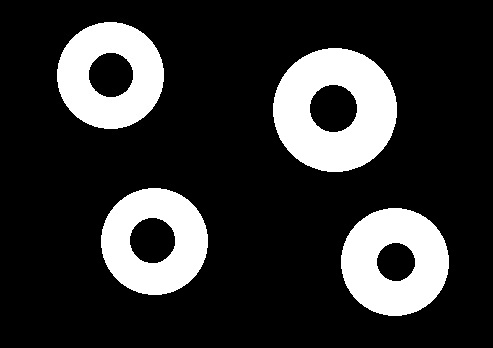
#> input picture circle3.jpg, 493 x 348 px
$ python q1.py
#> lines starting #> are read from the running program, lines starting #| are printed output that depends on the picture; after the words box and inside, x2 and y2 are one past the last pixel; in counts of white or black regions, pixels touching at a corner belong together
import cv2
import numpy as np

image = cv2.imread('circle3.jpg', cv2.IMREAD_GRAYSCALE)
#> image is the input picture: shape (348, 493); min 0, max 255, mean 49.4

# Threshold  image to get binary image
_, binary_image = cv2.threshold(image, 127, 255, cv2.THRESH_BINARY)
#> binary_image: shape (348, 493); 19.4% white; 4 white regions, box (x1, y1, x2, y2) and area: (273, 48, 397, 172) 10327, (341, 208, 449, 316) 8039, (57, 22, 164, 129) 7461, (101, 188, 208, 295) 7393

# Invert  binary image
binary_image_not = cv2.bitwise_not(binary_image)
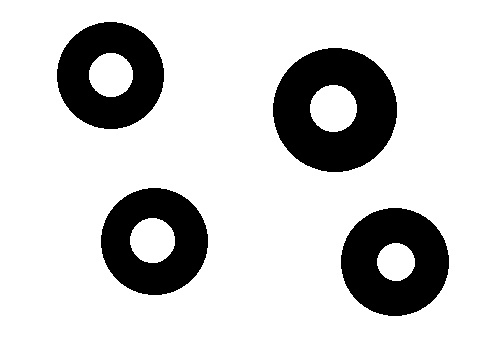
#> binary_image_not: shape (348, 493); 80.6% white; 4 black regions, box (x1, y1, x2, y2) and area: (273, 48, 397, 172) 10327, (341, 208, 449, 316) 8039, (57, 22, 164, 129) 7461, (101, 188, 208, 295) 7393

#  morphological opening
kernel = np.ones((35, 35), np.uint8)
opened_image = cv2.morphologyEx(binary_image_not, cv2.MORPH_OPEN, kernel)
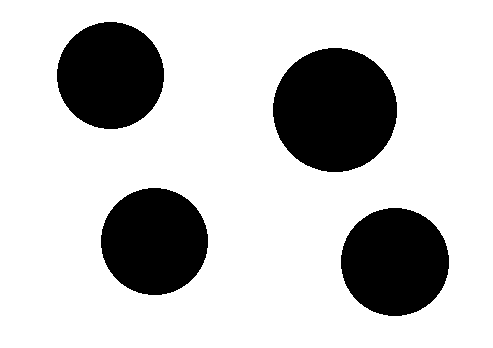
#> opened_image: shape (348, 493); 77.2% white; 4 black regions, box (x1, y1, x2, y2) and area: (273, 48, 397, 172) 12062, (341, 208, 449, 316) 9165, (57, 22, 164, 129) 8982, (101, 188, 208, 295) 8982

# Invert opened image
opened_image = cv2.bitwise_not(opened_image)
cv2.imshow('part b', opened_image)

# get centers of eachring
ring_centers = cv2.bitwise_xor(binary_image, opened_image)
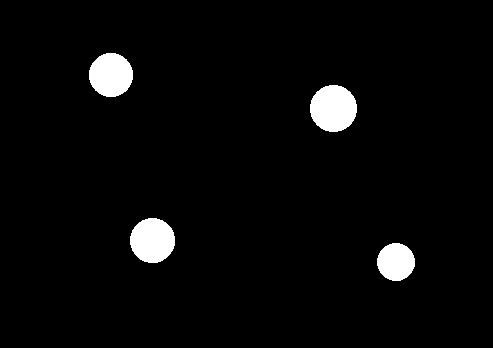
#> ring_centers: shape (348, 493); 3.5% white; 4 white regions, box (x1, y1, x2, y2) and area: (310, 85, 357, 132) 1735, (130, 218, 175, 263) 1589, (89, 53, 133, 97) 1521, (377, 243, 415, 281) 1126

# make rings smaller to get centroid
erosion_kernel = cv2.getStructuringElement(cv2.MORPH_ELLIPSE, (30, 30))
ring_centers = cv2.erode(ring_centers, erosion_kernel, iterations=1)
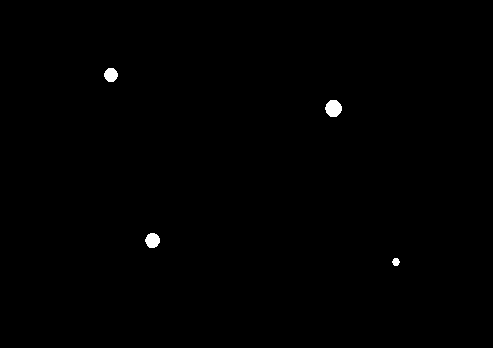
#> ring_centers: shape (348, 493); 0.35% white; 4 white regions, box (x1, y1, x2, y2) and area: (325, 100, 342, 117) 223, (145, 233, 160, 248) 173, (104, 68, 118, 82) 152, (392, 258, 400, 266) 48

# get centroid in red
red_image = cv2.cvtColor(ring_centers, cv2.COLOR_GRAY2BGR)
for i in range(ring_centers.shape[0]):
    for j in range(ring_centers.shape[1]):
        if ring_centers[i, j] > 150:
            red_image[i, j] = [0, 0, 255]  # Red color in BGR format
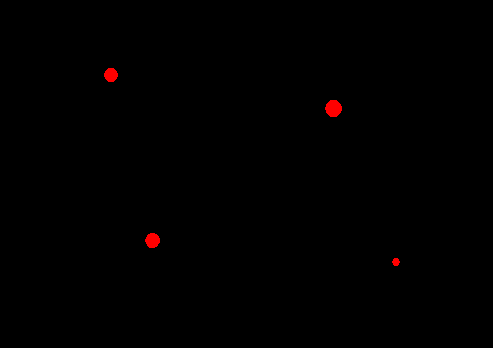
#> red_image: shape (348, 493, 3); mean B, G, R 0, 0, 0.9

# place red marks on original
result_image = cv2.cvtColor(image, cv2.COLOR_GRAY2BGR)
for i in range(red_image.shape[0]):
    for j in range(red_image.shape[1]):
        if (red_image[i, j] == [0, 0, 255]).all():
            # Set the pixel to red
            result_image[i, j] = [0, 0, 255]  # Red color in BGR format
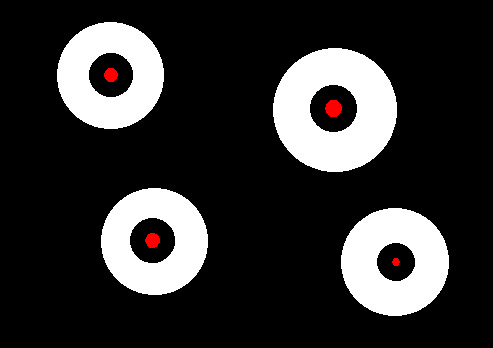
#> result_image: shape (348, 493, 3); 0.35% of pixels changed, all inside (x1, y1, x2, y2) = (104, 68, 400, 266)

# final result
cv2.imshow('part a', result_image)

cv2.waitKey(0)
cv2.destroyAllWindows()
